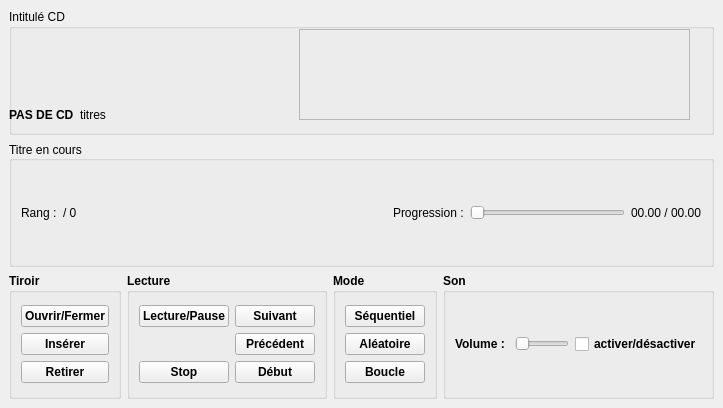
<?xml version="1.0" encoding="UTF-8"?>
<ui version="4.0">
 <class>LecteurVue</class>
 <widget class="QMainWindow" name="LecteurVue">
  <property name="geometry">
   <rect>
    <x>0</x>
    <y>0</y>
    <width>723</width>
    <height>408</height>
   </rect>
  </property>
  <property name="windowTitle">
   <string>LecteurVue</string>
  </property>
  <widget class="QWidget" name="centralwidget">
   <layout class="QVBoxLayout" name="verticalLayout_3">
    <item>
     <layout class="QGridLayout" name="gridLayout_4">
      <item row="2" column="0">
       <layout class="QGridLayout" name="gridLayout_2">
        <item row="0" column="1">
         <widget class="QGroupBox" name="groupBox_2">
          <property name="font">
           <font>
            <bold>true</bold>
           </font>
          </property>
          <property name="title">
           <string>Lecture</string>
          </property>
          <layout class="QGridLayout" name="gridLayout_8">
           <item row="0" column="0">
            <layout class="QGridLayout" name="gridLayout">
             <item row="1" column="1">
              <widget class="QPushButton" name="boutonPrecedent">
               <property name="text">
                <string>Précédent</string>
               </property>
              </widget>
             </item>
             <item row="0" column="0">
              <widget class="QPushButton" name="lecturePause">
               <property name="text">
                <string>Lecture/Pause</string>
               </property>
               <property name="checkable">
                <bool>true</bool>
               </property>
              </widget>
             </item>
             <item row="2" column="1">
              <widget class="QPushButton" name="boutonDebut">
               <property name="text">
                <string>Début</string>
               </property>
              </widget>
             </item>
             <item row="0" column="1">
              <widget class="QPushButton" name="boutonSuivant">
               <property name="text">
                <string>Suivant</string>
               </property>
              </widget>
             </item>
             <item row="2" column="0">
              <widget class="QPushButton" name="boutonStop">
               <property name="text">
                <string>Stop</string>
               </property>
              </widget>
             </item>
            </layout>
           </item>
          </layout>
         </widget>
        </item>
        <item row="0" column="2">
         <widget class="QGroupBox" name="groupBox_3">
          <property name="font">
           <font>
            <bold>true</bold>
           </font>
          </property>
          <property name="title">
           <string>Mode</string>
          </property>
          <layout class="QGridLayout" name="gridLayout_5">
           <item row="0" column="0">
            <layout class="QVBoxLayout" name="verticalLayout_2">
             <item>
              <widget class="QPushButton" name="boutonSequentiel">
               <property name="text">
                <string>Séquentiel</string>
               </property>
              </widget>
             </item>
             <item>
              <widget class="QPushButton" name="boutonAleatoire">
               <property name="text">
                <string>Aléatoire</string>
               </property>
              </widget>
             </item>
             <item>
              <widget class="QPushButton" name="boutonBoucle">
               <property name="text">
                <string>Boucle</string>
               </property>
              </widget>
             </item>
            </layout>
           </item>
          </layout>
         </widget>
        </item>
        <item row="0" column="0">
         <widget class="QGroupBox" name="groupBox">
          <property name="font">
           <font>
            <bold>true</bold>
           </font>
          </property>
          <property name="title">
           <string>Tiroir</string>
          </property>
          <layout class="QGridLayout" name="gridLayout_7">
           <item row="0" column="0">
            <layout class="QVBoxLayout" name="verticalLayout">
             <item>
              <widget class="QPushButton" name="ouvrirFermer">
               <property name="text">
                <string>Ouvrir/Fermer</string>
               </property>
               <property name="checkable">
                <bool>true</bool>
               </property>
              </widget>
             </item>
             <item>
              <widget class="QPushButton" name="insererCD">
               <property name="text">
                <string>Insérer</string>
               </property>
              </widget>
             </item>
             <item>
              <widget class="QPushButton" name="retirerCD">
               <property name="text">
                <string>Retirer</string>
               </property>
              </widget>
             </item>
            </layout>
           </item>
          </layout>
         </widget>
        </item>
        <item row="0" column="3">
         <widget class="QGroupBox" name="groupBox_4">
          <property name="font">
           <font>
            <bold>true</bold>
           </font>
          </property>
          <property name="title">
           <string>Son</string>
          </property>
          <layout class="QGridLayout" name="gridLayout_6">
           <item row="0" column="0">
            <layout class="QGridLayout" name="gridLayout_3">
             <item row="0" column="0">
              <widget class="QLabel" name="volume">
               <property name="text">
                <string>Volume : </string>
               </property>
              </widget>
             </item>
             <item row="0" column="1">
              <widget class="QSlider" name="barreVolume">
               <property name="maximum">
                <number>100</number>
               </property>
               <property name="orientation">
                <enum>Qt::Orientation::Horizontal</enum>
               </property>
              </widget>
             </item>
             <item row="0" column="2">
              <widget class="QCheckBox" name="volumeCheck">
               <property name="text">
                <string>activer/désactiver</string>
               </property>
              </widget>
             </item>
            </layout>
           </item>
          </layout>
         </widget>
        </item>
       </layout>
      </item>
      <item row="1" column="0">
       <widget class="QGroupBox" name="groupBox_5">
        <property name="sizeIncrement">
         <size>
          <width>0</width>
          <height>20</height>
         </size>
        </property>
        <property name="title">
         <string>Titre en cours</string>
        </property>
        <property name="alignment">
         <set>Qt::AlignmentFlag::AlignLeading|Qt::AlignmentFlag::AlignLeft|Qt::AlignmentFlag::AlignVCenter</set>
        </property>
        <layout class="QGridLayout" name="gridLayout_9">
         <item row="0" column="0">
          <layout class="QHBoxLayout" name="horizontalLayout_2">
           <item>
            <widget class="QLabel" name="labelRang">
             <property name="text">
              <string>Rang :</string>
             </property>
            </widget>
           </item>
           <item>
            <widget class="QLabel" name="labelNmrRang">
             <property name="text">
              <string>/ 0</string>
             </property>
            </widget>
           </item>
           <item>
            <spacer name="horizontalSpacer">
             <property name="orientation">
              <enum>Qt::Orientation::Horizontal</enum>
             </property>
             <property name="sizeHint" stdset="0">
              <size>
               <width>40</width>
               <height>20</height>
              </size>
             </property>
            </spacer>
           </item>
           <item>
            <layout class="QHBoxLayout" name="horizontalLayout">
             <item>
              <widget class="QLabel" name="labelProgression">
               <property name="text">
                <string>Progression :</string>
               </property>
              </widget>
             </item>
             <item>
              <widget class="QSlider" name="tempEcoule">
               <property name="orientation">
                <enum>Qt::Orientation::Horizontal</enum>
               </property>
              </widget>
             </item>
             <item>
              <widget class="QLabel" name="labelTemp">
               <property name="text">
                <string>00.00 / 00.00</string>
               </property>
              </widget>
             </item>
            </layout>
           </item>
          </layout>
         </item>
        </layout>
       </widget>
      </item>
      <item row="0" column="0">
       <widget class="QGroupBox" name="groupBox_6">
        <property name="title">
         <string>Intitulé CD</string>
        </property>
        <widget class="QWidget" name="horizontalLayoutWidget_4">
         <property name="geometry">
          <rect>
           <x>0</x>
           <y>20</y>
           <width>311</width>
           <height>171</height>
          </rect>
         </property>
         <layout class="QHBoxLayout" name="horizontalLayout_4">
          <item>
           <widget class="QLabel" name="labelCD">
            <property name="font">
             <font>
              <bold>true</bold>
             </font>
            </property>
            <property name="text">
             <string>PAS DE CD</string>
            </property>
           </widget>
          </item>
          <item>
           <widget class="QLabel" name="labelTitre">
            <property name="text">
             <string>titres</string>
            </property>
           </widget>
          </item>
          <item>
           <spacer name="horizontalSpacer_2">
            <property name="orientation">
             <enum>Qt::Orientation::Horizontal</enum>
            </property>
            <property name="sizeHint" stdset="0">
             <size>
              <width>40</width>
              <height>20</height>
             </size>
            </property>
           </spacer>
          </item>
         </layout>
        </widget>
        <widget class="QFrame" name="frame">
         <property name="geometry">
          <rect>
           <x>290</x>
           <y>20</y>
           <width>391</width>
           <height>91</height>
          </rect>
         </property>
         <property name="frameShape">
          <enum>QFrame::Shape::StyledPanel</enum>
         </property>
         <property name="frameShadow">
          <enum>QFrame::Shadow::Raised</enum>
         </property>
        </widget>
       </widget>
      </item>
     </layout>
    </item>
   </layout>
  </widget>
 </widget>
 <resources/>
 <connections/>
</ui>
